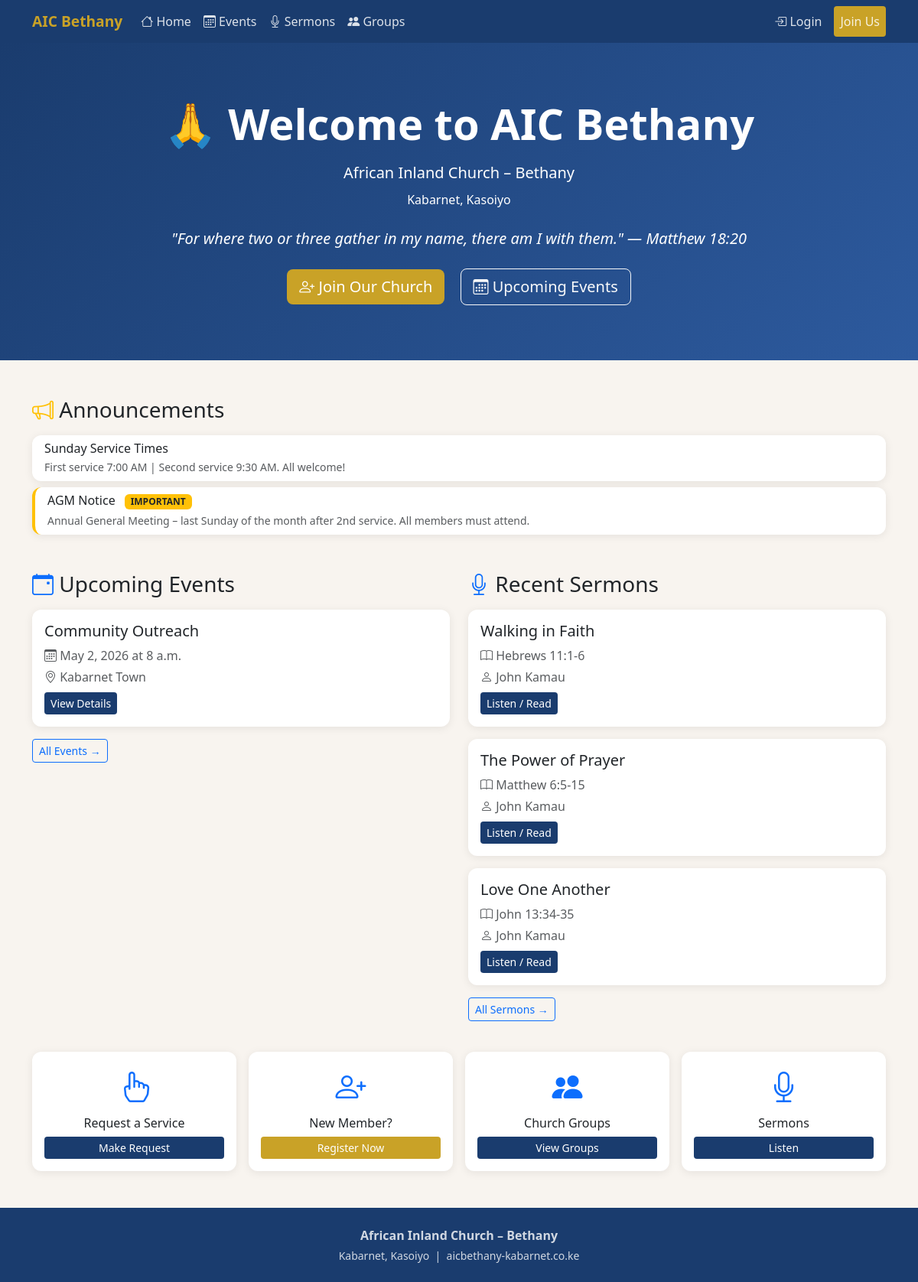
The page / on the database its author committed.
### sermons/models.py (models this page shows, shortened)
class Announcement(models.Model):
    PRIORITY_CHOICES = [('low','Low'),('normal','Normal'),('high','High'),('urgent','Urgent')]
    title = models.CharField(max_length=200)
    content = models.TextField()
    priority = models.CharField(max_length=10, choices=PRIORITY_CHOICES, default='normal')
    is_active = models.BooleanField(default=True)
    start_date = models.DateField()
    end_date = models.DateField()
    created_by = models.ForeignKey(User, on_delete=models.SET_NULL, null=True)
    created_at = models.DateTimeField(auto_now_add=True)
    class Meta:
        ordering = ['-priority','-created_at']

class Sermon(models.Model):
    title = models.CharField(max_length=200)
    preacher = models.ForeignKey(User, on_delete=models.SET_NULL, null=True)
    preacher_name = models.CharField(max_length=100, blank=True)
    scripture_reference = models.CharField(max_length=200)
    sermon_date = models.DateField()
    summary = models.TextField()
    audio_file = models.FileField(upload_to='sermons/audio/', null=True, blank=True)
    youtube_url = models.URLField(blank=True, verbose_name="YouTube Link",
        help_text="Paste the full YouTube video URL e.g. https://www.youtube.com/watch?v=XXXXX")
    facebook_url = models.URLField(blank=True, verbose_name="Facebook Link",
        help_text="Paste the full Facebook video URL e.g. https://www.facebook.com/watch?v=XXXXX")
    notes_pdf = models.FileField(upload_to='sermons/notes/', null=True, blank=True)
    series = models.CharField(max_length=200, blank=True)
    created_at = models.DateTimeField(auto_now_add=True)
    class Meta:
        ordering = ['-sermon_date']
    def get_preacher_name(self):
        if self.preacher:
            return self.preacher.get_full_name() or self.preacher.username
        return self.preacher_name or "Unknown"

### events/models.py (models this page shows, shortened)
class Event(models.Model):
    CATEGORY_CHOICES = [('service','Church Service'),('prayer','Prayer Meeting'),('youth','Youth Program'),('women',"Women's Fellowship"),('men',"Men's Fellowship"),('outreach','Community Outreach'),('conference','Conference'),('other','Other')]
    title = models.CharField(max_length=200)
    category = models.CharField(max_length=20, choices=CATEGORY_CHOICES, default='service')
    description = models.TextField()
    date = models.DateField()
    start_time = models.TimeField()
    end_time = models.TimeField(null=True, blank=True)
    venue = models.CharField(max_length=200)
    is_public = models.BooleanField(default=True)
    created_by = models.ForeignKey(User, on_delete=models.SET_NULL, null=True)
    created_at = models.DateTimeField(auto_now_add=True)
    image = models.ImageField(upload_to='event_images/', null=True, blank=True)
    class Meta:
        ordering = ['date','start_time']

### core/views.py (the view)
# urls.py: path('', views.home, name='home'),
def home(request):
    upcoming_events = Event.objects.filter(date__gte=timezone.now().date(), is_public=True)[:3]
    recent_sermons = Sermon.objects.all()[:3]
    announcements = Announcement.objects.filter(is_active=True, start_date__lte=timezone.now().date(), end_date__gte=timezone.now().date())
    return render(request, 'core/home.html', {'upcoming_events':upcoming_events,'recent_sermons':recent_sermons,'announcements':announcements})

### templates/core/home.html (shortened to what this page needs)
{% extends 'base.html' %}
{% block content %}
<div class="hero-section py-5">
  <div class="container text-center py-4">
    <h1 class="display-4 fw-bold mb-3">🙏 Welcome to AIC Bethany</h1>
    <p class="lead mb-2">African Inland Church – Bethany</p>
    <p class="mb-4">Kabarnet, Kasoiyo</p>
    <p class="mb-4 fs-5 fst-italic">"For where two or three gather in my name, there am I with them." — Matthew 18:20</p>
    <a href="{% url 'register' %}" class="btn btn-gold btn-lg me-3"><i class="bi bi-person-plus"></i> Join Our Church</a>
    <a href="{% url 'event_list' %}" class="btn btn-outline-light btn-lg"><i class="bi bi-calendar3"></i> Upcoming Events</a>
  </div>
</div>
<div class="container my-5">
  {% if announcements %}
  <div class="mb-5">
    <h3 class="mb-3"><i class="bi bi-megaphone text-warning"></i> Announcements</h3>
    {% for ann in announcements %}
    <div class="card mb-2 announcement-{{ ann.priority }}">
      <div class="card-body py-2">
        <h6 class="mb-1">{{ ann.title }}
          {% if ann.priority == 'high' %}<span class="badge bg-warning text-dark ms-2">IMPORTANT</span>{% endif %}
        </h6>
        <p class="mb-0 text-muted small">{{ ann.content }}</p>
      </div>
    </div>
    {% endfor %}
  </div>
  {% endif %}
  <div class="row g-4">
    <div class="col-md-6">
      <h3 class="mb-3"><i class="bi bi-calendar-event text-primary"></i> Upcoming Events</h3>
      {% for event in upcoming_events %}
      <div class="card mb-3"><div class="card-body">
        <h5>{{ event.title }}</h5>
        <p class="text-muted mb-1"><i class="bi bi-calendar3"></i> {{ event.date }} at {{ event.start_time }}</p>
        <p class="text-muted mb-2"><i class="bi bi-geo-alt"></i> {{ event.venue }}</p>
        <a href="{% url 'event_detail' event.pk %}" class="btn btn-sm btn-church">View Details</a>
      </div></div>
      {% empty %}<div class="card"><div class="card-body text-muted">No upcoming events.</div></div>
      {% endfor %}
      <a href="{% url 'event_list' %}" class="btn btn-outline-primary btn-sm">All Events →</a>
    </div>
    <div class="col-md-6">
      <h3 class="mb-3"><i class="bi bi-mic text-primary"></i> Recent Sermons</h3>
      {% for sermon in recent_sermons %}
      <div class="card mb-3"><div class="card-body">
        <h5>{{ sermon.title }}</h5>
        <p class="text-muted mb-1"><i class="bi bi-book"></i> {{ sermon.scripture_reference }}</p>
        <p class="text-muted mb-2"><i class="bi bi-person"></i> {{ sermon.get_preacher_name }}</p>
        <a href="{% url 'sermon_detail' sermon.pk %}" class="btn btn-sm btn-church">Listen / Read</a>
      </div></div>
      {% empty %}<div class="card"><div class="card-body text-muted">No sermons yet.</div></div>
      {% endfor %}
      <a href="{% url 'sermon_list' %}" class="btn btn-outline-primary btn-sm">All Sermons →</a>
    </div>
  </div>
  <div class="row g-3 mt-4 text-center">
    <div class="col-6 col-md-3"><div class="card p-3 h-100"><i class="bi bi-hand-index fs-1 text-primary mb-2"></i><h6>Request a Service</h6><a href="{% url 'service_request' %}" class="btn btn-sm btn-church mt-auto">Make Request</a></div></div>
    <div class="col-6 col-md-3"><div class="card p-3 h-100"><i class="bi bi-person-plus fs-1 text-primary mb-2"></i><h6>New Member?</h6><a href="{% url 'register' %}" class="btn btn-sm btn-gold mt-auto">Register Now</a></div></div>
    <div class="col-6 col-md-3"><div class="card p-3 h-100"><i class="bi bi-people-fill fs-1 text-primary mb-2"></i><h6>Church Groups</h6><a href="{% url 'group_list' %}" class="btn btn-sm btn-church mt-auto">View Groups</a></div></div>
    <div class="col-6 col-md-3"><div class="card p-3 h-100"><i class="bi bi-mic fs-1 text-primary mb-2"></i><h6>Sermons</h6><a href="{% url 'sermon_list' %}" class="btn btn-sm btn-church mt-auto">Listen</a></div></div>
  </div>
</div>
{% endblock %}

### templates/base.html (shortened to what this page needs)
<!DOCTYPE html>
<html lang="en">
<head>
    <link href="https://cdn.jsdelivr.net/npm/bootstrap@5.3.0/dist/css/bootstrap.min.css" rel="stylesheet">
    <link href="https://cdn.jsdelivr.net/npm/bootstrap-icons@1.11.0/font/bootstrap-icons.css" rel="stylesheet">
</head>
<body>
<nav class="navbar navbar-expand-lg navbar-dark">
  <div class="container">
    <a class="navbar-brand" href="{% url 'home' %}"> AIC Bethany</a>
    <div class="collapse navbar-collapse" id="navMenu">
      <ul class="navbar-nav me-auto">
        <li class="nav-item"><a class="nav-link" href="{% url 'home' %}"><i class="bi bi-house"></i> Home</a></li>
        <li class="nav-item"><a class="nav-link" href="{% url 'event_list' %}"><i class="bi bi-calendar3"></i> Events</a></li>
        <li class="nav-item"><a class="nav-link" href="{% url 'sermon_list' %}"><i class="bi bi-mic"></i> Sermons</a></li>
        <li class="nav-item"><a class="nav-link" href="{% url 'group_list' %}"><i class="bi bi-people-fill"></i> Groups</a></li>
      </ul>
      <ul class="navbar-nav">
        {% if user.is_authenticated %}
        <li class="nav-item dropdown">
          <a class="nav-link dropdown-toggle" href="#" data-bs-toggle="dropdown"><i class="bi bi-person-circle"></i> {{ user.first_name|default:user.username }}</a>
          <ul class="dropdown-menu dropdown-menu-end">
            <li><a class="dropdown-item" href="{% url 'dashboard' %}"><i class="bi bi-speedometer2"></i> Dashboard</a></li>
            <li><a class="dropdown-item" href="{% url 'profile' %}"><i class="bi bi-person"></i> My Profile</a></li>
            <li><a class="dropdown-item" href="{% url 'my_requests' %}"><i class="bi bi-list-check"></i> My Requests</a></li>
            <li><a class="dropdown-item" href="{% url 'my_groups' %}"><i class="bi bi-people"></i> My Groups</a></li>
            <li><hr class="dropdown-divider"></li>
            <li><a class="dropdown-item text-danger" href="{% url 'logout' %}"><i class="bi bi-box-arrow-right"></i> Logout</a></li>
          </ul>
        </li>
        {% else %}
        <li class="nav-item"><a class="nav-link" href="{% url 'login' %}"><i class="bi bi-box-arrow-in-right"></i> Login</a></li>
        <li class="nav-item"><a class="btn btn-gold btn-sm ms-2 nav-link" href="{% url 'register' %}">Join Us</a></li>
        {% endif %}
      </ul>
    </div>
  </div>
</nav>
{% block content %}{% endblock %}
<footer class="py-4 mt-5"><div class="container text-center">
    <p class="mb-1"> <strong>African Inland Church – Bethany</strong></p>
    <p class="mb-0 small">Kabarnet, Kasoiyo &nbsp;|&nbsp; aicbethany-kabarnet.co.ke</p>
</div></footer>
</body></html>

### templates/base.html (style rules this page uses)
:root { --church-primary:#1a3c6e;--church-gold:#c9a227;--church-light:#f8f4ef; }
body { background-color:var(--church-light);font-family:'Segoe UI',sans-serif; }
.navbar { background:var(--church-primary)!important; }
.navbar-brand { color:var(--church-gold)!important;font-weight:700;font-size:1.2rem; }
.nav-link { color:rgba(255,255,255,0.85)!important; }
.btn-church { background:var(--church-primary);color:white;border:none; }
.btn-gold { background:var(--church-gold);color:white;border:none; }
.card { border:none;box-shadow:0 2px 12px rgba(0,0,0,0.08);border-radius:12px; }
footer { background:var(--church-primary);color:rgba(255,255,255,0.8); }
.hero-section { background:linear-gradient(135deg,var(--church-primary) 0%,#2d5a9e 100%);color:white; }
.announcement-high { border-left:4px solid #ffc107; }

### rows shown on the page
Announcement: title "Sunday Service Times", content "First service 7:00 AM | Second service 9:30 AM. All welcome!"
Announcement: title "AGM Notice", priority "IMPORTANT", content "Annual General Meeting – last Sunday of the month after 2nd service. All members must attend."
Event: title "Community Outreach", date "May 2, 2026", start_time "8 a.m.", venue "Kabarnet Town"
Sermon: title "Walking in Faith", scripture_reference "Hebrews 11:1-6", get_preacher_name "John Kamau"
Sermon: title "The Power of Prayer", scripture_reference "Matthew 6:5-15", get_preacher_name "John Kamau"
Sermon: title "Love One Another", scripture_reference "John 13:34-35", get_preacher_name "John Kamau"
